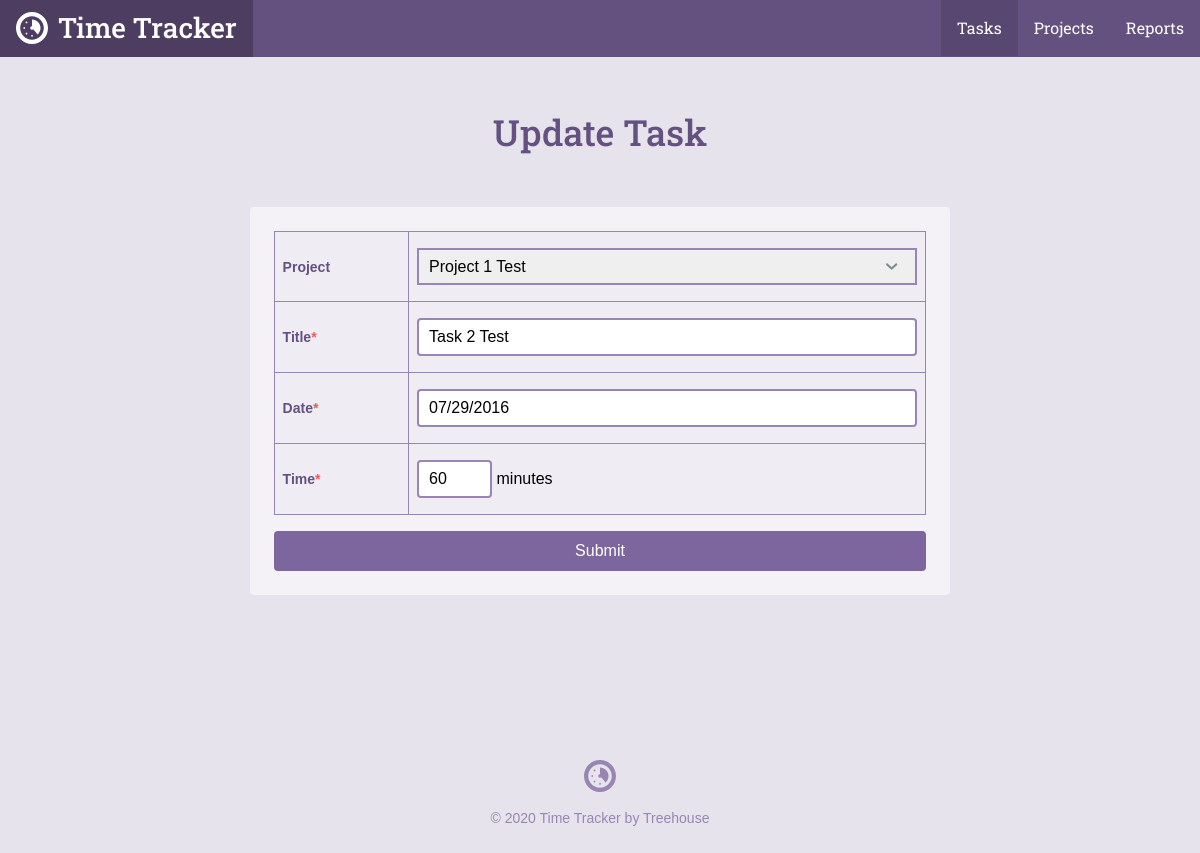
/task.php?id=2, run on an earlier commit of the app's database.
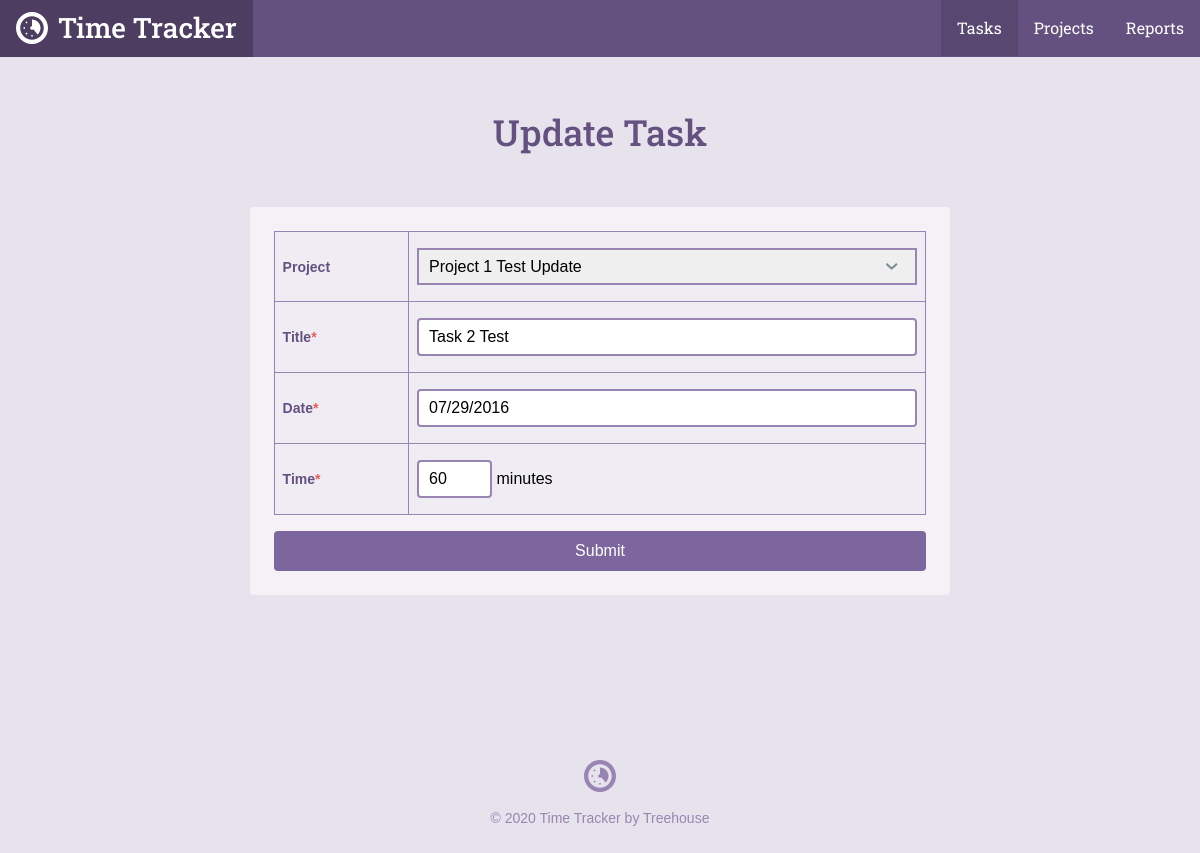
And on a later commit of the database.
### tables this page shows
CREATE TABLE `tasks` (
	`task_id`	INTEGER PRIMARY KEY AUTOINCREMENT,
	`project_id`	INTEGER,
	`title`	TEXT,
	`date`	INTEGER NOT NULL,
	`time`	TEXT NOT NULL
);

CREATE TABLE `projects` (
	`project_id`	INTEGER PRIMARY KEY AUTOINCREMENT,
	`title`	TEXT NOT NULL,
	`category`	TEXT NOT NULL
);

### inc/functions.php (called while the page is built, shortened)
<?php
function get_project_list(){
    include 'connection.php';
    try {
    return $db->query('SELECT project_id, title, category FROM projects ');
    } catch (Exception $e){
        echo "Error!: " . $e->getMessage() . "</br>";
        return array();
    }
}
function get_task($task_id){
    include 'connection.php';
    $sql = 'SELECT task_id, title, date, time, project_id FROM tasks WHERE task_id = ?';
    try {
        $results = $db->prepare($sql);
        $results->bindValue(1,$task_id, PDO::PARAM_INT);
        $results->execute();
    }catch (Exception $e){
        echo "Error: " . $e->getMessage() . "<br /> ";
        return false;
    }
    return $results->fetch();
}

### task.php (the view, shortened to what this page needs)
<?php
require 'inc/functions.php';
$project_id = $title = $date = $time = '';
if(isset($_GET['id'])){
    list($task_id, $title, $date, $time, $project_id) =
    get_task(filter_input(INPUT_GET, 'id', FILTER_SANITIZE_NUMBER_INT));
}
include 'inc/header.php';
?>
<div class="section page">
    <div class="col-container page-container">
        <div class="col col-70-md col-60-lg col-center">
            <h1 class="actions-header">
            <?php
                if(!empty($task_id)){
                    echo 'Update';
                }else{
                    echo 'Add';
                }
            ?>
            Task</h1>
            <form class="form-container form-add" method="post" action="task.php">
                <table>
                    <tr>
                        <th>
                            <label for="project_id">Project</label>
                        </th>
                        <td>
                            <select name="project_id" id="project_id">
                                <?php
                                foreach(get_project_list() as $item){
                                        echo "<option value='"
                                        . $item['project_id'] . "'";
                                        if($project_id == $item['project_id']){
                                            echo ' selected';
                                        }
                                        echo ">" . $item['title'] . "</option>";
                                }
                                ?>
                            </select>
                        </td>
                    </tr>
                    <tr>
                        <th><label for="title">Title<span class="required">*</span></label></th>
                        <td>
                            <input type="text" id="title" name="title"
                            value="<?php echo htmlspecialchars($title); ?>" />
                        </td>
                    </tr>
                    <tr>
                        <th><label for="date">Date<span class="required">*</span></label></th>
                        <td>
                            <input type="text" id="date" name="date"
                            value="<?php echo htmlspecialchars($date); ?>" placeholder="mm/dd/yyyy" />
                        </td>
                    </tr>
                    <tr>
                        <th><label for="time">Time<span class="required">*</span></label></th>
                        <td>
                            <input type="text" id="time" name="time"
                            value="<?php echo htmlspecialchars($time); ?>" /> minutes
                        </td>
                    </tr>
                </table>
                <input class="button button--primary button--topic-php" type="submit" value="Submit" />
            </form>
        </div>
    </div>
</div>
<?php include "inc/footer.php"; ?>

What changed in the data, as far as the page shows it:
changed through a linked row, tasks "Task 2 Test": project_id "Project 1 Test" → "Project 1 Test Update"
